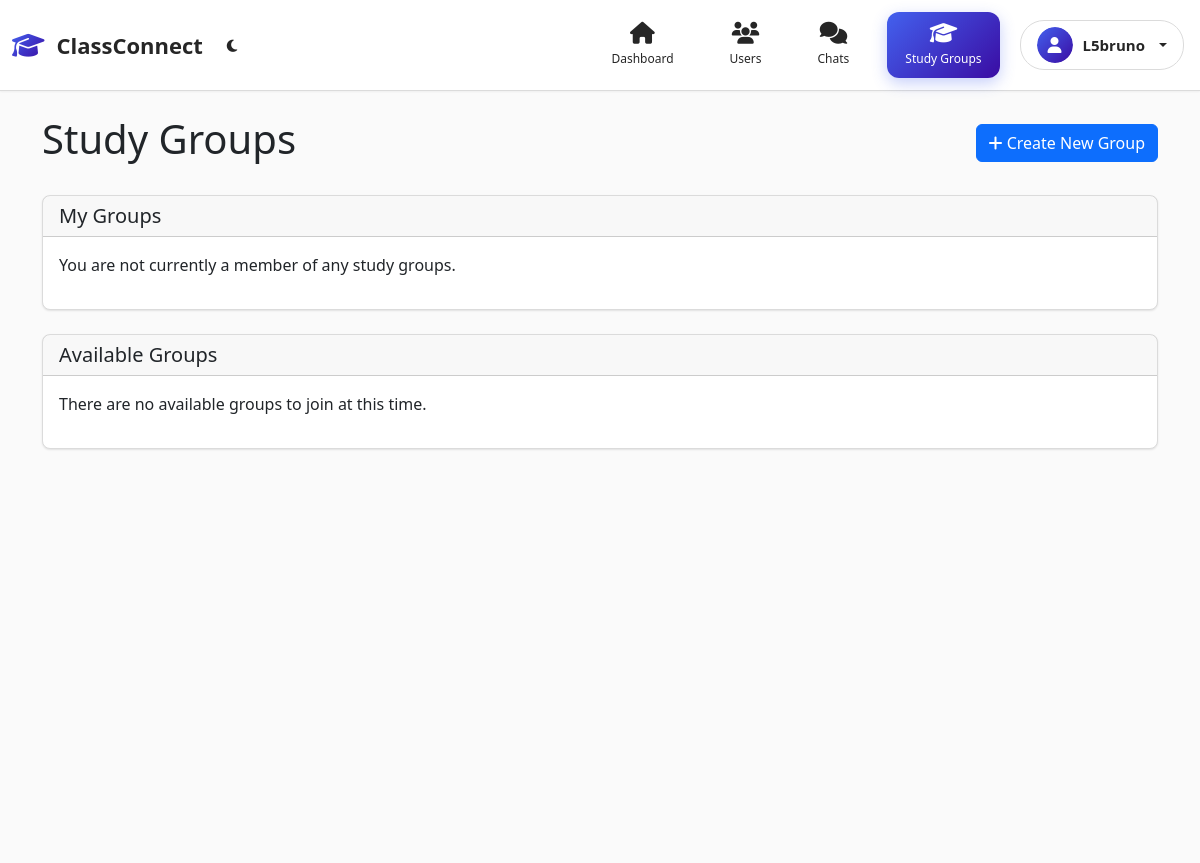
The page /study_groups (signed in) on the database as committed earlier.
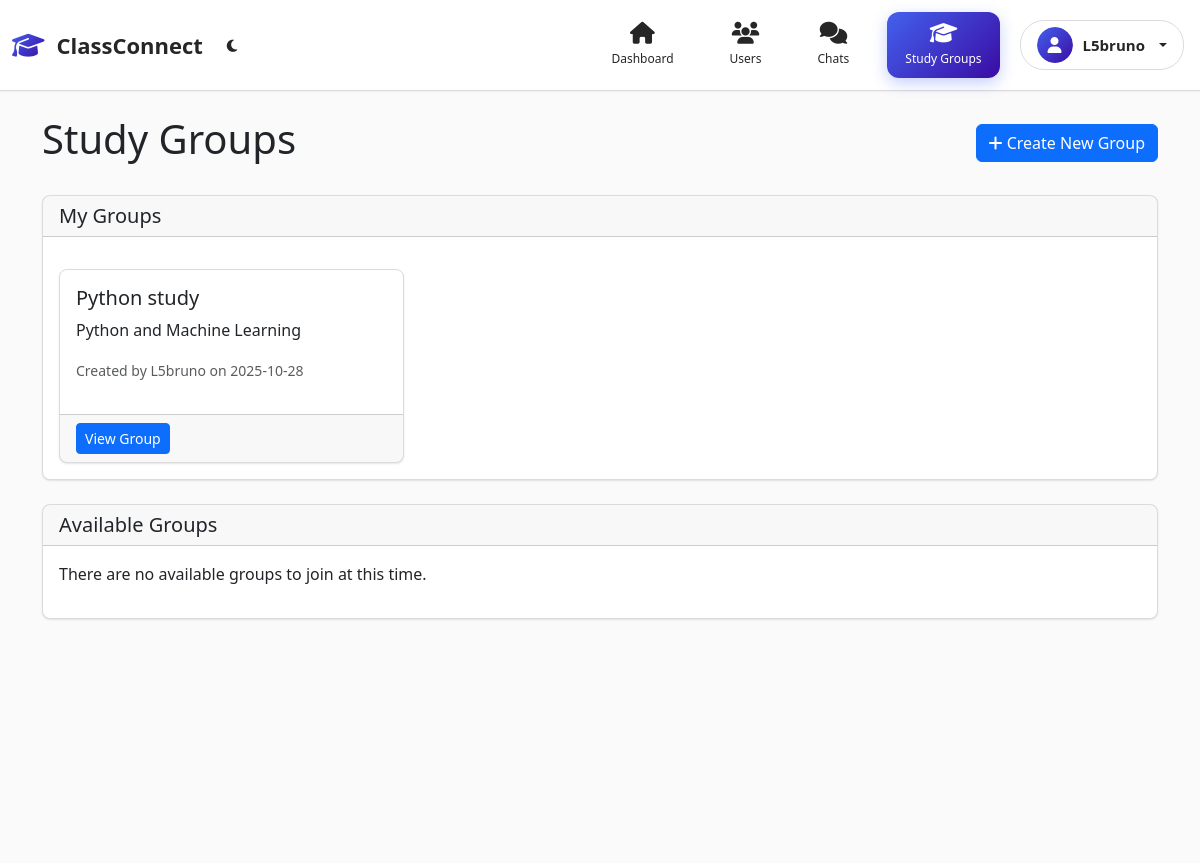
The same page on the database as committed later.
### tables this page shows
CREATE TABLE users (
        id INTEGER PRIMARY KEY AUTOINCREMENT,
        username TEXT UNIQUE NOT NULL,
        password_hash TEXT NOT NULL,
        is_admin INTEGER DEFAULT 0,
        approved INTEGER DEFAULT 0
    , avatar TEXT DEFAULT '', last_seen TEXT DEFAULT '');

CREATE TABLE study_groups (
        id INTEGER PRIMARY KEY AUTOINCREMENT,
        name TEXT NOT NULL,
        description TEXT,
        created_by INTEGER NOT NULL,
        created_at TEXT DEFAULT CURRENT_TIMESTAMP,
        FOREIGN KEY (created_by) REFERENCES users (id) ON DELETE CASCADE
    );

### app.py (the view)
@app.route('/study_groups')
@login_required
def study_groups():
    user = current_user()
    if not user:
        flash('User not found.', 'danger')
        return redirect(url_for('login'))
    db = get_db()
    cur = db.cursor()
    cur.execute('''
        SELECT sg.*, u.username as creator_name
        FROM study_groups sg
        JOIN users u ON sg.created_by = u.id
        WHERE sg.id IN (SELECT group_id FROM study_group_members WHERE user_id = ?)
        ORDER BY sg.created_at DESC
    ''', (user['id'],))
    member_groups = cur.fetchall()
    cur.execute('''
        SELECT sg.*, u.username as creator_name,
               (SELECT COUNT(*) FROM study_group_members WHERE group_id = sg.id) as member_count
        FROM study_groups sg
        JOIN users u ON sg.created_by = u.id
        WHERE sg.id NOT IN (SELECT group_id FROM study_group_members WHERE user_id = ?)
        ORDER BY sg.created_at DESC
    ''', (user['id'],))
    available_groups = cur.fetchall()
    return render_template('study_groups.html',
                         member_groups=member_groups,
                         available_groups=available_groups)

### app.py (called while the page is built)
def get_db():
    db = getattr(g, '_database', None)
    if db is None:
        db = g._database = sqlite3.connect(DB_PATH)
        db.row_factory = sqlite3.Row
    return db

@app.teardown_appcontext
def close_connection(exception):
    db = getattr(g, '_database', None)
    if db is not None:
        db.close()

def get_user_by_id(user_id):
    if not user_id:
        return None
    db = get_db()
    cur = db.cursor()
    cur.execute('SELECT * FROM users WHERE id = ?', (user_id,))
    return cur.fetchone()

def current_user():
    user_id = session.get('user_id')
    if not user_id:
        return None
    return get_user_by_id(user_id)

def login_required(f):
    @wraps(f)
    def decorated_function(*args, **kwargs):
        if not current_user():
            flash('Please log in to access this page.', 'warning')
            return redirect(url_for('login'))
        return f(*args, **kwargs)
    return decorated_function

### templates/study_groups.html (shortened to what this page needs)
{% extends "base.html" %}
{% block content %}
<div class="container mt-4">
    <div class="d-flex justify-content-between align-items-center mb-4">
        <h1>Study Groups</h1>
        <a href="{{ url_for('create_study_group') }}" class="btn btn-primary">
            <i class="fas fa-plus"></i> Create New Group
        </a>
    </div>
    <div class="card mb-4">
        <div class="card-header">
            <h5 class="mb-0">My Groups</h5>
        </div>
        <div class="card-body">
            {% if member_groups %}
                <div class="row">
                    {% for group in member_groups %}
                        <div class="col-md-6 col-lg-4 mb-3">
                            <div class="card h-100">
                                <div class="card-body">
                                    <h5 class="card-title">{{ group.name }}</h5>
                                    <p class="card-text">{{ group.description or 'No description provided.' }}</p>
                                    <small class="text-muted">
                                        Created by {{ group.creator_name }} on {{ group.created_at[:10] }}
                                    </small>
                                </div>
                                <div class="card-footer">
                                    <a href="{{ url_for('study_group_detail', group_id=group.id) }}" class="btn btn-primary btn-sm">
                                        View Group
                                    </a>
                                </div>
                            </div>
                        </div>
                    {% endfor %}
                </div>
            {% else %}
                <p>You are not currently a member of any study groups.</p>
            {% endif %}
        </div>
    </div>
    <div class="card">
        <div class="card-header">
            <h5 class="mb-0">Available Groups</h5>
        </div>
        <div class="card-body">
            {% if available_groups %}
                <div class="row">
                    {% for group in available_groups %}
                        <div class="col-md-6 col-lg-4 mb-3">
                            <div class="card h-100">
                                {% if group.image_url %}
                                    <img src="{{ group.image_url }}" class="card-img-top" alt="{{ group.name }}" style="height: 150px; object-fit: cover;">
                                {% endif %}
                                <div class="card-body">
                                    <h5 class="card-title">{{ group.name }}</h5>
                                    <p class="card-text">{{ group.description or 'No description provided.' }}</p>
                                    <small class="text-muted">
                                        Created by {{ group.creator_name }} on {{ group.created_at[:10] }}<br>
                                        {{ group.member_count }} member{{ 's' if group.member_count != 1 else '' }}
                                    </small>
                                </div>
                                <div class="card-footer">
                                    <form method="POST" action="{{ url_for('join_study_group', group_id=group.id) }}">
                                        <button type="submit" class="btn btn-outline-primary btn-sm">
                                            Join Group
                                        </button>
                                    </form>
                                </div>
                            </div>
                        </div>
                    {% endfor %}
                </div>
            {% else %}
                <p>There are no available groups to join at this time.</p>
            {% endif %}
        </div>
    </div>
</div>
{% endblock %}

### templates/base.html (shortened to what this page needs)
<!doctype html>
<html lang="en" data-theme="light">
  <head>
    <link href="https://cdn.jsdelivr.net/npm/bootstrap@5.3.3/dist/css/bootstrap.min.css" rel="stylesheet">
    <link href="https://cdnjs.cloudflare.com/ajax/libs/font-awesome/6.4.0/css/all.min.css" rel="stylesheet">
    <link href="/static/css/style.css" rel="stylesheet">
  </head>
  <body>
    <nav class="navbar navbar-expand-lg navbar-classconnect">
      <div class="container-fluid">
        <a class="navbar-brand" href="/">
          <div class="brand-logo">
            <i class="fas fa-graduation-cap"></i>
            <span>ClassConnect</span>
          </div>
        </a>
        <div class="theme-toggle me-3">
          <button id="themeToggle" class="btn btn-sm btn-outline-secondary rounded-circle">
          </button>
        </div>
        <div class="collapse navbar-collapse" id="nav">
          <ul class="navbar-nav ms-auto align-items-center">
            {% if session.user_id %}
            <li class="nav-item">
              <a class="nav-link" href="/dashboard">
                <div class="nav-icon">
                  <i class="fas fa-home"></i>
                  <span class="nav-label">Dashboard</span>
                </div>
              </a>
            </li>
            <li class="nav-item">
              <a class="nav-link" href="/users">
                <div class="nav-icon">
                  <i class="fas fa-users"></i>
                  <span class="nav-label">Users</span>
                </div>
              </a>
            </li>
            <li class="nav-item">
              <a class="nav-link" href="/users">
                <div class="nav-icon">
                  <i class="fas fa-comments"></i>
                  <span class="nav-label">Chats</span>
                </div>
              </a>
            </li>
            <li class="nav-item">
              <a class="nav-link" href="/study_groups">
                <div class="nav-icon">
                  <i class="fas fa-graduation-cap"></i>
                  <span class="nav-label">Study Groups</span>
                </div>
              </a>
            </li>
            <li class="nav-item dropdown">
              <a class="nav-link dropdown-toggle user-dropdown" href="#" id="userMenu" role="button" data-bs-toggle="dropdown" aria-expanded="false">
                <div class="user-avatar-nav">
                  {% if user and user.avatar %}
                  <img src="{{ user.avatar }}" alt="{{ session.username }}">
                  {% else %}
                  <div class="avatar-placeholder">
                    <i class="fas fa-user"></i>
                  </div>
                  {% endif %}
                </div>
                <span class="username">{{ session.username }}</span>
              </a>
            </li>
            {% endif %}
          </ul>
        </div>
      </div>
    </nav>
    <main class="main-content">
      {% block content %}{% endblock %}
    </main>
  </body>
</html>

### static/css/style.css (style rules this page uses)
body { padding-bottom: 40px; background-color: #fafafa; }
.card { box-shadow: 0 1px 2px rgba(0,0,0,0.1); border: 1px solid #dbdbdb; border-radius: 8px; }
.navbar-brand { font-weight: 700; }
.container .card { margin-top: 1rem; }

### templates/base.html (style rules this page uses)
:root { --cc-primary: #fafafa; --cc-secondary: #ffffff; --cc-accent: #7209b7; --cc-success: #4cc9f0; --cc-warning: #f72585; --cc-light: #f8f9fa; --cc-dark: #212529; --cc-text: #262626; --cc-text-light: #8e8e8e; --cc-border: #dbdbdb; --cc-gradient: linear-gradient(135deg, #4361ee, #3a0ca3); --cc-card-shadow: 0 1px 2px rgba(0, 0, 0, 0.1); --cc-transition: all 0.3s cubic-bezier(0.25, 0.8, 0.25, 1); }
.theme-toggle { display: flex; align-items: center; }
#themeToggle { border: none; background: transparent; color: var(--cc-text); transition: var(--cc-transition); }
.navbar-classconnect { background: var(--cc-secondary) !important; border-bottom: 1px solid var(--cc-border); padding: 12px 0; box-shadow: 0 1px 2px rgba(0, 0, 0, 0.05); position: sticky; top: 0; z-index: 1000; backdrop-filter: blur(10px); }
.brand-logo { display: flex; align-items: center; gap: 12px; font-weight: 800; font-size: 22px; color: var(--cc-text); text-decoration: none; transition: var(--cc-transition); }
.brand-logo i { background: var(--cc-gradient); -webkit-background-clip: text; -webkit-text-fill-color: transparent; background-clip: text; font-size: 26px; }
.navbar-nav { gap: 12px; }
.nav-link { color: var(--cc-text) !important; padding: 10px 18px !important; border-radius: 12px; transition: var(--cc-transition); margin: 0 4px; font-weight: 500; position: relative; overflow: hidden; }
.nav-link::before { content: ''; position: absolute; top: 0; left: 0; width: 100%; height: 100%; background: var(--cc-gradient); opacity: 0; transition: var(--cc-transition); z-index: -1; border-radius: 12px; }
.nav-link.active { background: var(--cc-gradient); color: white !important; box-shadow: 0 5px 15px rgba(67, 97, 238, 0.3); }
.nav-icon { display: flex; flex-direction: column; align-items: center; gap: 6px; font-size: 13px; }
.nav-icon i { font-size: 22px; transition: var(--cc-transition); }
.nav-label { font-size: 12px; font-weight: 500; transition: var(--cc-transition); }
.user-dropdown { display: flex !important; align-items: center; gap: 10px; padding: 6px 16px !important; border-radius: 24px; border: 1px solid var(--cc-border); transition: var(--cc-transition); background: rgba(255, 255, 255, 0.7); backdrop-filter: blur(10px); }
.user-avatar-nav { width: 36px; height: 36px; border-radius: 50%; overflow: hidden; position: relative; transition: var(--cc-transition); }
.avatar-placeholder { width: 100%; height: 100%; background: var(--cc-gradient); border-radius: 50%; display: flex; align-items: center; justify-content: center; color: white; font-size: 16px; }
.username { font-weight: 600; font-size: 15px; color: var(--cc-text); }
.main-content { background: var(--cc-primary); min-height: calc(100vh - 80px); padding-bottom: 2rem; }
* { transition: background-color 0.3s, border-color 0.3s; }

Rows that differ between the two databases and show on the page:
added study_groups: name "Python study", description "Python and Machine Learning", creator_name "L5bruno", created_at "2025-10-28"
Other text that changed with them:
text no longer shown: "You are not currently a member of any study groups."
